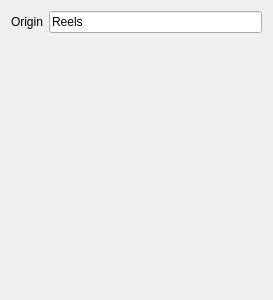
<?xml version="1.0" encoding="UTF-8"?>
<ui version="4.0">
 <class>ReelsWidget</class>
 <widget class="QWidget" name="ReelsWidget">
  <property name="geometry">
   <rect>
    <x>0</x>
    <y>0</y>
    <width>273</width>
    <height>300</height>
   </rect>
  </property>
  <property name="windowTitle">
   <string>Form</string>
  </property>
  <layout class="QFormLayout" name="formLayout">
   <item row="0" column="0">
    <widget class="QLabel" name="originLabel">
     <property name="text">
      <string>Origin</string>
     </property>
    </widget>
   </item>
   <item row="0" column="1">
    <widget class="QLineEdit" name="lineEdit">
     <property name="sizePolicy">
      <sizepolicy hsizetype="Minimum" vsizetype="Fixed">
       <horstretch>0</horstretch>
       <verstretch>0</verstretch>
      </sizepolicy>
     </property>
     <property name="text">
      <string>Reels</string>
     </property>
     <property name="readOnly">
      <bool>true</bool>
     </property>
    </widget>
   </item>
  </layout>
 </widget>
 <resources/>
 <connections/>
 <slots>
  <slot>setSpecializedNumber(int)</slot>
 </slots>
</ui>
